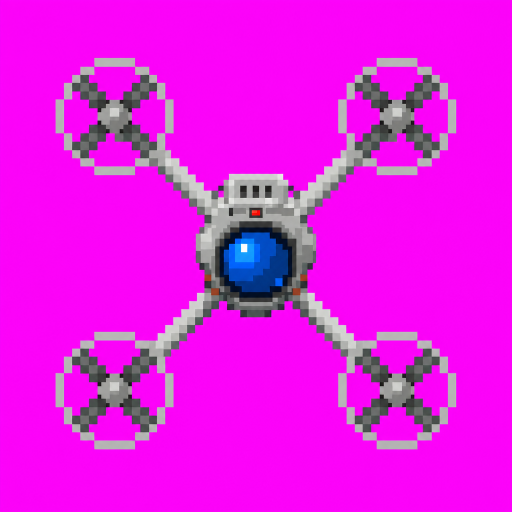
#> input picture imagegen/output/scout-raw.png, 1024 x 1024 px (shown at 1/2 size)
$ python process_rest.py
#> lines starting #> are read from the running program, lines starting #| are printed output that depends on the picture; after the words box and inside, x2 and y2 are one past the last pixel; in counts of white or black regions, pixels touching at a corner belong together
### imagegen/process_units.py
#!/usr/bin/env python3
"""Turn the four raw unit generations into game-ready 256x32 sheets.

Per unit: chroma-key + despill, crop to content, derive the 8 direction
frames by high-res rotation (frame i faces i*45 degrees clockwise from
North), de-res each to 32x32 (premultiplied BOX downscale + hard alpha
threshold), and quantize the unit's 8 frames against one shared palette.
Content is scaled so its bbox diagonal stays under 30px — no clipping at
any rotation angle.

Usage: python3 process_units.py [unit ...]   (default: all four)
Reads:  output/<unit>-raw.png
Writes: output/unit-frames/<unit>.png (high-res transparent, North),
        output/<unit>.png (256x32 sheet), output/<unit>-preview.gif
"""

import math
import sys
from pathlib import Path

import numpy as np
from PIL import Image

OUT = Path(__file__).parent / "output"
ALL_UNITS = ["stinger", "flak-crawler", "wasp", "raptor"]
FRAME = 32
MAX_DIAG = 30.0
# Per-unit de-res alpha threshold: the raptor's very thin tail boom needs
# an even lower cutoff to stay connected to its rear rotors.
ALPHA_THRESH = {"raptor": 48}

KEY = (255, 0, 255)
TOLERANCE = 120


def chroma_key(img: Image.Image) -> Image.Image:
    img = img.convert("RGBA")
    px = img.load()
    tol2 = TOLERANCE * TOLERANCE
    for y in range(img.height):
        for x in range(img.width):
            r, g, b, _ = px[x, y]
            d2 = (r - KEY[0]) ** 2 + (g - KEY[1]) ** 2 + (b - KEY[2]) ** 2
            if d2 <= tol2 or (r > g + 30 and b > g + 30):
                px[x, y] = (0, 0, 0, 0)
    return img


def deres(img: Image.Image, size: tuple, alpha_thresh: int = 96) -> Image.Image:
    # alpha_thresh below 128 lets thin high-res features (rotor arms,
    # tail booms) survive the downscale instead of leaving their end
    # fittings floating as disconnected pixels.
    a = np.asarray(img, dtype=np.float32)
    alpha = a[..., 3:4] / 255.0
    pre = np.concatenate([a[..., :3] * alpha, a[..., 3:4]], axis=-1)
    small = np.asarray(
        Image.fromarray(pre.astype(np.uint8)).resize(size, Image.BOX), dtype=np.float32
    )
    sa = small[..., 3:4]
    rgb = np.where(sa > 0, small[..., :3] * 255.0 / np.maximum(sa, 1e-6), 0)
    out = np.concatenate([np.clip(rgb, 0, 255), np.where(sa >= alpha_thresh, 255, 0)], axis=-1)
    return Image.fromarray(out.astype(np.uint8), "RGBA")


def despeckle(frame: Image.Image, min_px: int = 3) -> Image.Image:
    """Drop tiny disconnected alpha components (<min_px pixels) — debris
    left when thin high-res features fall below the alpha threshold."""
    a = np.asarray(frame.getchannel("A"), dtype=np.uint8)
    seen = np.zeros_like(a, dtype=bool)
    h, w = a.shape
    for y in range(h):
        for x in range(w):
            if a[y, x] == 0 or seen[y, x]:
                continue
            stack, comp = [(y, x)], []
            seen[y, x] = True
            while stack:
                cy, cx = stack.pop()
                comp.append((cy, cx))
                for ny, nx in ((cy-1, cx), (cy+1, cx), (cy, cx-1), (cy, cx+1),
                               (cy-1, cx-1), (cy-1, cx+1), (cy+1, cx-1), (cy+1, cx+1)):
                    if 0 <= ny < h and 0 <= nx < w and a[ny, nx] > 0 and not seen[ny, nx]:
                        seen[ny, nx] = True
                        stack.append((ny, nx))
            if len(comp) < min_px:
                for cy, cx in comp:
                    a[cy, cx] = 0
    out = frame.copy()
    out.putalpha(Image.fromarray(a))
    return out


def quantize_shared(frames: list) -> list:
    strip = Image.new("RGBA", (sum(f.width for f in frames), frames[0].height))
    x = 0
    for f in frames:
        strip.paste(f, (x, 0))
        x += f.width
    flat = strip.convert("RGB").quantize(colors=24, method=Image.MEDIANCUT).convert("RGB")
    out = []
    x = 0
    for f in frames:
        piece = flat.crop((x, 0, x + f.width, f.height)).convert("RGBA")
        piece.putalpha(f.getchannel("A"))
        out.append(piece)
        x += f.width
    return out


# [49 lines left out: functions process, main, not called in this run]


# [2 lines that do not run on import are left out]

### imagegen/process_rest.py
#!/usr/bin/env python3
"""Process the remaining raw generations into game-ready sheets.

Reuses the shared helpers from process_units (chroma-key + despill,
premultiplied-BOX de-res, despeckle, shared-palette quantize) and adds:
  - scout: standard unit pipeline, smaller MAX_DIAG so the scout keeps
    its tiny-fragile personality relative to the 32px frame
  - turret-head: unit-style rotation, but pivoted on the gun HOUSING
    (detected as the rows near full content width), not the bbox centre —
    the engine spins the head in place on the base, so the housing must
    sit at the frame centre in every direction frame
  - turret-base / muzzle / bolt: single-frame de-res
  - terrain: 8 full-bleed 32x32 tiles (3 ground crops from one texture,
    2 rock crops, 3 scrap depletion states), one shared palette
  - fab-plant / airpad: HQ-style 3-state sheets at 64x64 (shared crop box
    across states, ~3px margin)
  - icon: plain BOX downscale to 512 and 192 (full-bleed, no keying)

Usage: python3 process_rest.py
"""

import math
from pathlib import Path

from PIL import Image

from process_units import FRAME, chroma_key, deres, despeckle, quantize_shared

OUT = Path(__file__).parent / "output"


def rotation_frames(content: Image.Image, pivot: tuple, max_r: float,
                    alpha_thresh: int = 96) -> list:
    """8 direction frames rotating `content` about `pivot` (content-local
    coords), scaled so the farthest content point stays inside 32x32."""
    w, h = content.size
    r_hi = max(math.hypot(x - pivot[0], y - pivot[1])
               for x in (0, w) for y in (0, h))
    scale = max_r / r_hi
    side = math.ceil(2 * r_hi)
    canvas = Image.new("RGBA", (side, side), (0, 0, 0, 0))
    canvas.paste(content, (round(side / 2 - pivot[0]), round(side / 2 - pivot[1])))
    small_side = max(1, round(side * scale))
    frames = []
    for i in range(8):
        rot = canvas.rotate(-45 * i, resample=Image.BICUBIC)
        small = deres(rot, (small_side, small_side), alpha_thresh)
        frame = Image.new("RGBA", (FRAME, FRAME), (0, 0, 0, 0))
        frame.alpha_composite(small, ((FRAME - small_side) // 2, (FRAME - small_side) // 2))
        frames.append(despeckle(frame))
    return quantize_shared(frames)


def save_sheet(frames: list, path: Path, cols: int = None) -> None:
    cols = cols or len(frames)
    rows = math.ceil(len(frames) / cols)
    sheet = Image.new("RGBA", (cols * FRAME, rows * FRAME), (0, 0, 0, 0))
    for i, f in enumerate(frames):
        sheet.paste(f, ((i % cols) * FRAME, (i // cols) * FRAME))
    sheet.save(path)
    print(f"wrote {path.name} ({sheet.width}x{sheet.height})")


def save_gif(frames: list, path: Path, duration: int = 180) -> None:
    preview = []
    for f in frames:
        big = f.resize((f.width * 4, f.height * 4), Image.NEAREST)
        bg = Image.new("RGBA", big.size, (24, 26, 32, 255))
        bg.alpha_composite(big)
        preview.append(bg.convert("P", palette=Image.ADAPTIVE))
    preview[0].save(path, save_all=True, append_images=preview[1:],
                    duration=duration, loop=0)
    print(f"wrote {path.name}")


def do_scout() -> None:
    keyed = chroma_key(Image.open(OUT / "scout-raw.png"))
    content = keyed.crop(keyed.getbbox())
    content.save(OUT / "unit-frames" / "scout.png")
    frames = rotation_frames(content, (content.width / 2, content.height / 2),
                             max_r=12.0)  # tiny on purpose (24px diagonal)
    save_sheet(frames, OUT / "scout.png")
    save_gif(frames, OUT / "scout-preview.gif")


def do_turret_head() -> None:
    keyed = chroma_key(Image.open(OUT / "turret-head-raw.png"))
    content = keyed.crop(keyed.getbbox())
    content.save(OUT / "unit-frames" / "turret-head.png")
    # Housing = rows at least 60% of the widest row; pivot on their centre.
    a = content.getchannel("A")
    widths = []
    for y in range(content.height):
        row = [x for x in range(content.width) if a.getpixel((x, y)) > 0]
        widths.append((row[-1] - row[0] + 1) if row else 0)
    wmax = max(widths)
    housing_rows = [y for y, wd in enumerate(widths) if wd >= 0.6 * wmax]
    pivot_y = sum(housing_rows) / len(housing_rows)
    frames = rotation_frames(content, (content.width / 2, pivot_y), max_r=15.0)
    save_sheet(frames, OUT / "turret-head.png")
    save_gif(frames, OUT / "turret-head-preview.gif")


def do_single(name: str, fit: int) -> None:
    keyed = chroma_key(Image.open(OUT / f"{name}-raw.png"))
    content = keyed.crop(keyed.getbbox())
    w, h = content.size
    scale = fit / max(w, h)
    small = deres(content, (max(1, round(w * scale)), max(1, round(h * scale))))
    small = despeckle(small)
    frame = Image.new("RGBA", (FRAME, FRAME), (0, 0, 0, 0))
    frame.alpha_composite(small, ((FRAME - small.width) // 2, (FRAME - small.height) // 2))
    frame = quantize_shared([frame])[0]
    frame.save(OUT / f"{name}.png")
    print(f"wrote {name}.png (32x32)")


# [64 lines left out: functions do_tiles, do_building, do_icon, not called in this run]


def main() -> None:
    (OUT / "unit-frames").mkdir(parents=True, exist_ok=True)
    do_scout()
#> in rotation_frames, `canvas = Image.new("RGBA", (side, side), (0, 0, 0, 0))`: canvas: PIL image 1120x1120 RGBA; every value is 0
#> the loop in rotation_frames, `for i in range(8):` made 8 passes
#> pass 1, in deres, `alpha = a[..., 3:4] / 255.0`:
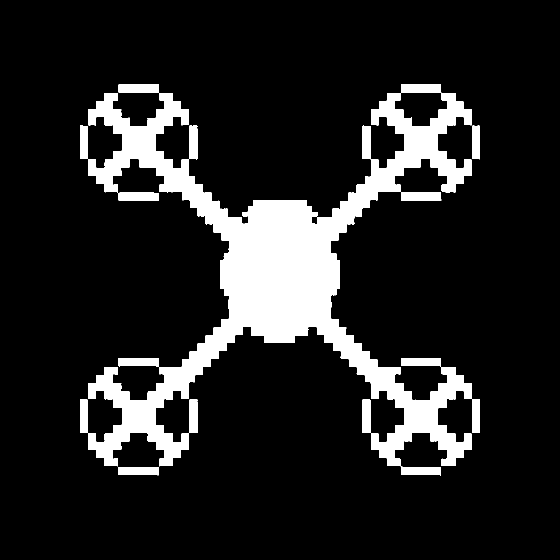
#> alpha: shape (1120, 1120, 1) float32 (shown at 1/2 size); values 0 (black) and 1 (white), 13.6% white; 17 white regions, largest, box (x1, y1, x2, y2) and area: (176, 186, 944, 933) 150949, (237, 385, 318, 402) 1362, (802, 385, 883, 402) 1362
#> after the loop in rotation_frames, `for i in range(8):`: frames = 8 items
#> in quantize_shared, `strip = Image.new("RGBA", (sum(f.width for f in frames), frames[0].hei..`: strip: PIL image 256x32 RGBA; every value is 0
#> the loop in quantize_shared, `for f in frames:` made 8 passes
#> x on passes 1 to 8: 32, 64, 96, 128, 160, 192, 224, 256
#> after the loop in quantize_shared, `for f in frames:`: x = 256
#> after the loop in quantize_shared, `for f in frames:`: out = 8 items; x = 256
#> in do_scout, `frames = rotation_frames(content, (content.width / 2, content.height /..`: frames = 8 items
#> in save_sheet, `cols = cols or len(frames)`: cols = 8
#> in save_sheet, `rows = math.ceil(len(frames) / cols)`: rows = 1
#> the loop in save_sheet, `for i, f in enumerate(frames):` made 8 passes
#| wrote scout.png (256x32)
#> the loop in save_gif, `for f in frames:` made 8 passes
#> after the loop in save_gif, `for f in frames:`:
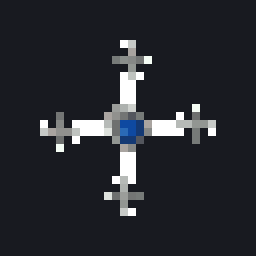
#> bg: PIL image 128x128 RGBA (shown 2 times larger); mean R, G, B, A 39, 41.3, 47.2, 255
#> after the loop in save_gif, `for f in frames:`: preview = 8 items
    do_turret_head()
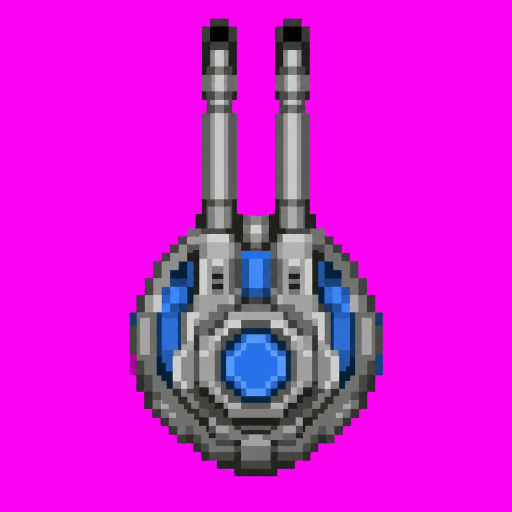
#> input picture imagegen/output/turret-head-raw.png, 1024 x 1024 px (shown at 1/2 size)
#> in do_turret_head, `a = content.getchannel("A")`:
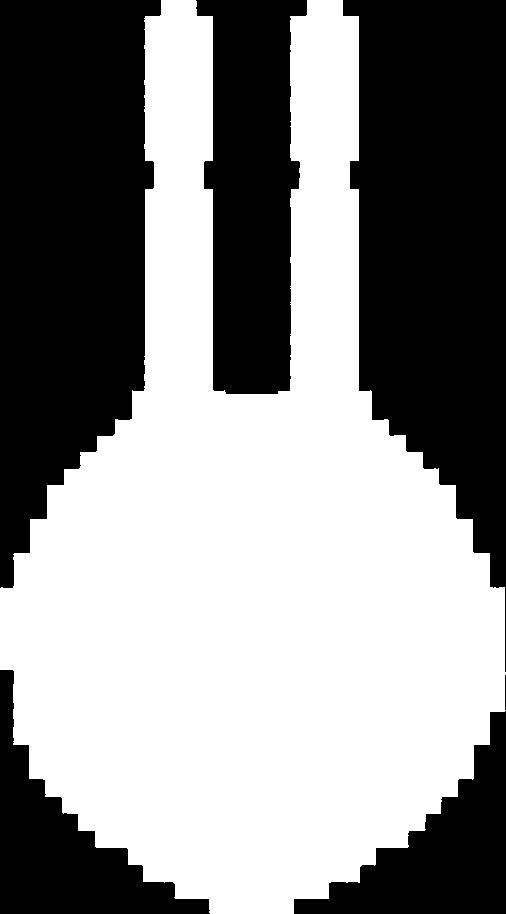
#> a: PIL image 506x914 L; 55.1% white; 6 black regions, box (x1, y1, x2, y2) and area: (343, 0, 506, 672) 71255, (0, 0, 161, 588) 69853, (196, 0, 307, 394) 31510, (0, 670, 210, 914) 17512, (294, 711, 506, 914) 17480, (505, 675, 506, 710) 35
#> after the loop in do_turret_head, `for y in range(content.height):`: widths = 914 values, max 505 at index 588, min 84 at index 910, mean 313.4
#> in do_turret_head, `wmax = max(widths)`: wmax = 505
#> in do_turret_head, `housing_rows = [y for y, wd in enumerate(widths) if wd >= 0.6 * wmax]`: housing_rows = 412 values from 436 to 847
#> in do_turret_head, `pivot_y = sum(housing_rows) / len(housing_rows)`: pivot_y = 641.5
#> call 2 of rotation_frames, with pivot = (253, 641.5), max_r = 15, alpha_thresh = 96
#> in rotation_frames (call 2), `canvas = Image.new("RGBA", (side, side), (0, 0, 0, 0))`: canvas: PIL image 1380x1380 RGBA; every value is 0
#> after the loop in rotation_frames (call 2), `for i in range(8):`:
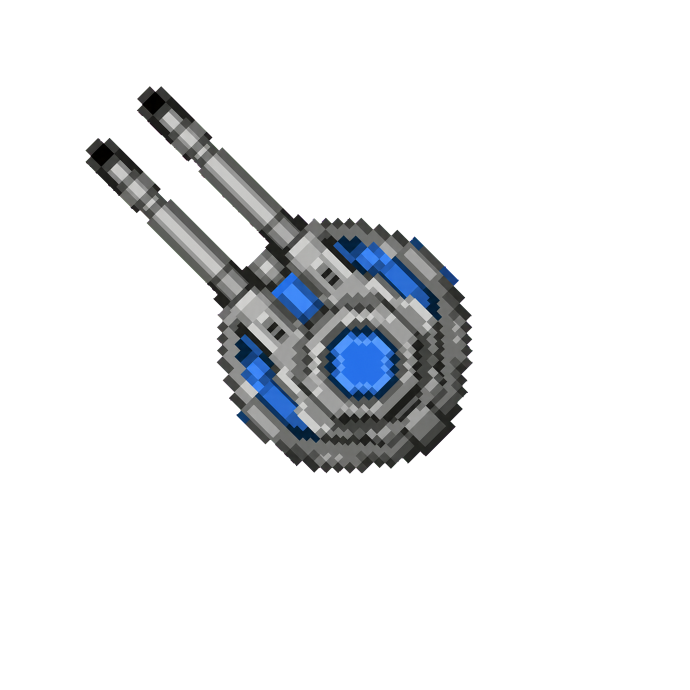
#> rot: PIL image 1380x1380 RGBA (shown at 1/2 size); mean R, G, B, A 12.9, 14.2, 15.9, 34.1; transparent parts drawn white
#> the loop in quantize_shared (call 2), `for f in frames:` made 8 passes
#> after the loop in quantize_shared (call 2), `for f in frames:`:
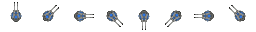
#> strip: PIL image 256x32 RGBA; mean R, G, B, A 12.8, 14, 15.4, 30.4; transparent parts drawn white
#> after the loop in quantize_shared (call 2), `for f in frames:`: x = 256
#> the loop in quantize_shared (call 2), `for f in frames:` made 8 passes
#> pass 3, in quantize_shared (call 2), `piece = flat.crop((x, 0, x + f.width, f.height)).convert("RGBA")`:
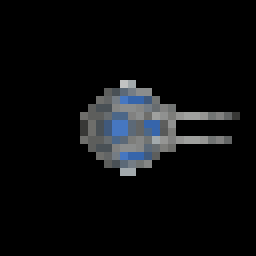
#> piece: PIL image 32x32 RGBA (shown 8 times larger); mean R, G, B, A 12.1, 13.2, 14.5, 255
#> in do_turret_head, `frames = rotation_frames(content, (content.width / 2, pivot_y), max_r=..`: frames = 8 items
#> the loop in save_sheet (call 2), `for i, f in enumerate(frames):` made 8 passes
#| wrote turret-head.png (256x32)
#> the loop in save_gif (call 2), `for f in frames:` made 8 passes
    do_single("turret-base", fit=30)
    do_single("muzzle", fit=24)
    do_single("bolt", fit=28)
    do_tiles()
    do_building("fab", out_name="fab-plant")
    do_building("airpad")
    do_icon()


if __name__ == "__main__":
#> (the run stopped early here; a loop or call above may not have finished)
